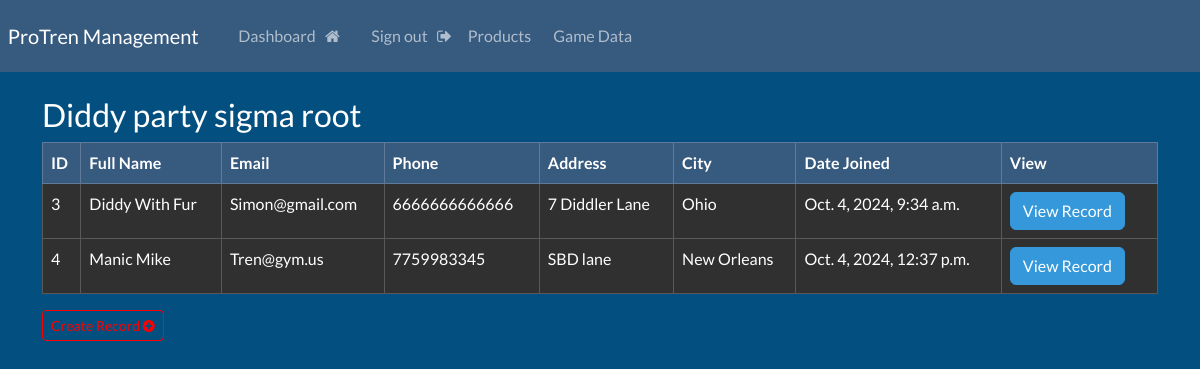
/dashboard (signed in), run on an earlier commit of the app's database.
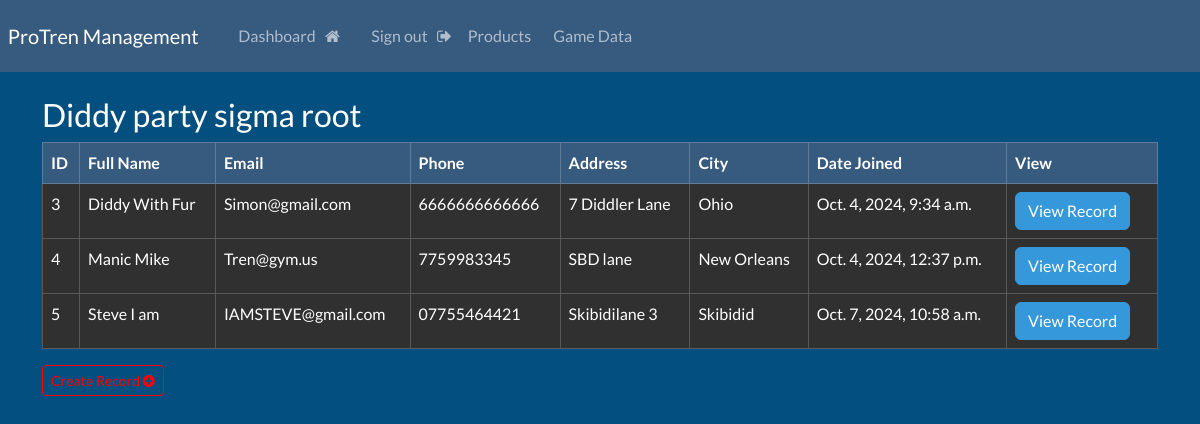
And on a later commit of the database.
### website/models.py (models this page shows, shortened)
class Record(models.Model):
    creation_data = models.DateTimeField(auto_now_add= True)
    first_name = models.CharField(max_length = 100)
    last_name = models.CharField(max_length = 100)
    email = models.CharField(max_length= 255)
    phone = models.CharField(max_length= 20)
    address = models.CharField(max_length= 255)
    city = models.CharField(max_length= 255)

### website/views.py (the view)
# urls.py: path('dashboard', views.dashboard, name="dashboard"),
@login_required(login_url='my-login')
def dashboard(request):
    my_records = Record.objects.all()
    context = {'records': my_records}
    return render(request,'website/dashboard.html',context=context)

### website/templates/website/dashboard.html (shortened to what this page needs)
{% extends 'website/base.html' %}
{% load static %}
{% block content %}
    <h3> Diddy party sigma {{user}} </h3>
    <table class="table table-dark table-hover table-bordered">
        <thead class="table-primary">
            <tr>
                <th scope="col"> ID </th>
                <th scope="col"> Full Name </th>
                <th scope="col"> Email </th>
                <th scope="col"> Phone </th>
                <th scope="col"> Address </th>
                <th scope="col"> City </th>
                <th scope="col"> Date Joined </th>
                <th scope="col"> View </th>
            </thead>
            <tbody>
            {% if records %}
                {%  for record in records %}
                <tr>
                    <td> {{record.id}} </td>
                    <td> {{record.first_name}} {{record.last_name}} </td>
                    <td> {{record.email}} </td>
                    <td> {{record.phone}} </td>
                    <td> {{record.address}} </td>
                    <td> {{record.city}} </td>
                    <td> {{record.creation_data}} </td>
                    <td> <a href="{% url 'record' record.id %}" class = "btn btn-info"> View Record </a> &nbsp;
                     </td>
                </tr>
                {% endfor %}
            {% endif %}
            </tbody>
        </table>
        <a id="createrecordbutton"class="btn btn-outline-primary btn-sm" href="{% url 'create-record' %}">
            Create Record  <i class="fa fa-plus-circle" aria-hidden="true"></i>
        </a>
{% endblock %}

### website/templates/website/base.html (shortened to what this page needs)
{% load static %}
<!DOCTYPE html>
<html lang="en">
<head>
    <link rel="stylesheet" href="https://bootswatch.com/5/darkly/bootstrap.min.css">
    <link rel="stylesheet" href="{% static 'css/style.css' %}">
    <link rel="stylesheet" href="https://cdnjs.cloudflare.com/ajax/libs/font-awesome/4.7.0/css/font-awesome.min.css">
</head>
<body>
    {% include 'website/navbar.html' %}
    <div class="container">
        <br>
        {% block content %}
        {% endblock %}
    </div>
</body>
</html>

### website/templates/website/navbar.html (shortened to what this page needs)
<nav class="navbar navbar-expand-lg navbar-dark bg-primary justify-content-center">
    <a class="navbar-brand main-heading" href="{% url '' %}">
      &nbsp; ProTren Management
    </a>
        <div class="collapse navbar-collapse text-center" id="navbarNavDropdown">
        <ul class="navbar-nav mr-auto">
           {% if user.is_authenticated %}
             <li class="nav-item">
              <a class="nav-link" href="{% url 'dashboard' %}">Dashboard &nbsp; <i class="fa fa-home" aria-hidden="true"></i> </a>
            </li>
            <li class="nav-item">
              <a class="nav-link" href="{% url 'user-logout' %}">Sign out &nbsp; <i class="fa fa-sign-out" aria-hidden="true"></i> </a>
            <li class="nav-item">
              <a class = "nav-link" href="{% url 'products' %}"> Products &nbsp; </a>
            <li class="nav-item">
              <a class = "nav-link" href="{% url 'game-data' %}"> Game Data &nbsp; </a>
            </li>
        {% endif %}
       </ul>
      </div>
  </nav>

### static/css/style.css (style rules this page uses)
body { background-color: #034f7f; }
#createrecordbutton { color: red; border-color: red; }

What changed in the data, as far as the page shows it:
added Record: id "5", first_name "Steve", last_name "I am", email "IAMSTEVE@gmail.com", phone "07755464421", address "Skibidilane 3", city "Skibidid", creation_data "Oct. 7, 2024, 10:58 a.m."
